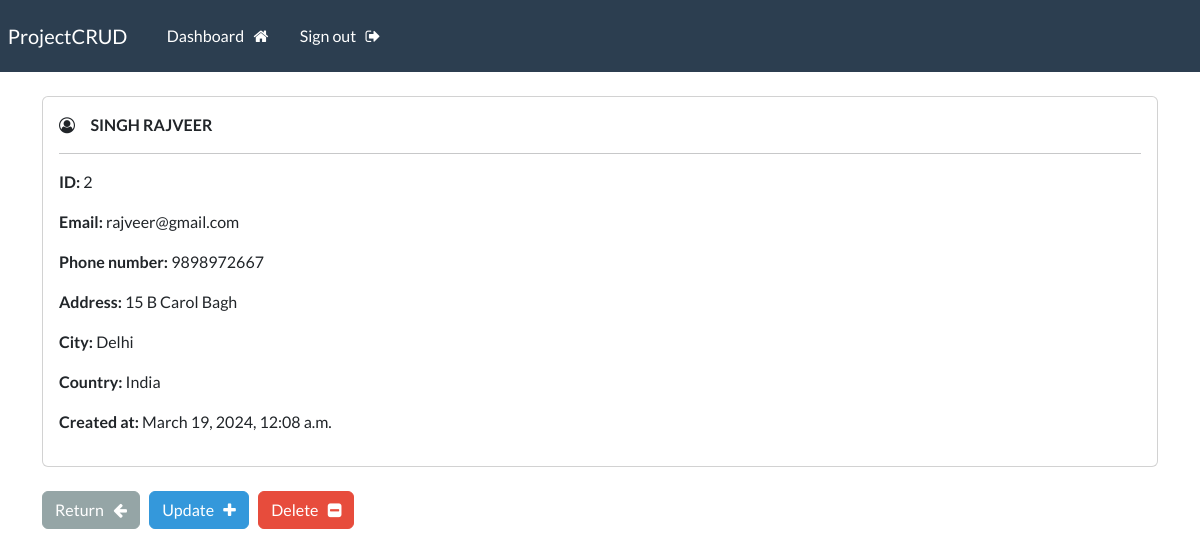
The page /record/2 (signed in) on the database its author committed.
### webapp/models.py (models this page shows, shortened)
class Record(models.Model):
    creation_date = models.DateTimeField(auto_now_add=True)
    first_name = models.CharField(max_length=100)
    last_name = models.CharField(max_length=100)
    email = models.CharField(max_length=255)
    phone = models.CharField(max_length=10)
    address = models.CharField(max_length=300)
    city = models.CharField(max_length=100)
    country = models.CharField(max_length=50)

### webapp/views.py (the view)
# urls.py: path('record/<int:pk>', views.view_record, name = 'record'),
@login_required(login_url='my-login')
def view_record(request, pk):
    all_records = Record.objects.get(id=pk)
    context = {'record': all_records}
    return render(request, 'webapp/view-record.html', context=context)

### webapp/templates/webapp/view-record.html (shortened to what this page needs)
{% extends 'webapp/base.html' %}
{% load crispy_forms_tags %}
{% block content %}
<body>
    <div class="card">
        <div class="card-body">
            <i class="fa fa-user-circle-o" aria-hidden="true"></i> &nbsp;
            <strong>
                {{record.last_name|upper}}
                {{record.first_name|upper}}
            </strong>
            <hr>
            <p><strong> ID: </strong> {{record.id}} </p>
            <p><strong> Email: </strong> {{record.email}} </p>
            <p><strong> Phone number: </strong> {{record.phone}} </p>
            <p><strong> Address: </strong> {{record.address}} </p>
            <p><strong> City: </strong> {{record.city}} </p>
            <p><strong> Country: </strong> {{record.country}} </p>
            <p><strong> Created at: </strong> {{record.creation_date}} </p>
        </div>
    </div>
    <br>
    <a href="{% url 'dashboard' %}" class="btn btn-secondary"> Return &nbsp; <i class="fa fa-arrow-left" aria-hidden="true"></i> </a>
    <a href="{% url 'update-record' record.id %}" class="btn btn-info"> Update &nbsp; <i class="fa fa-plus" aria-hidden="true"></i> </a>
    <a href="{% url 'delete-record' record.id %}" class="btn btn-danger"> Delete &nbsp; <i class="fa fa-minus-square" aria-hidden="true"></i> </a>
</body>
{% endblock %}

### rows shown on the page
Record: last_name "SINGH", first_name "RAJVEER", id "2", email "rajveer@gmail.com", phone "9898972667", address "15 B Carol Bagh", city "Delhi", country "India", creation_date "March 19, 2024, 12:08 a.m."
